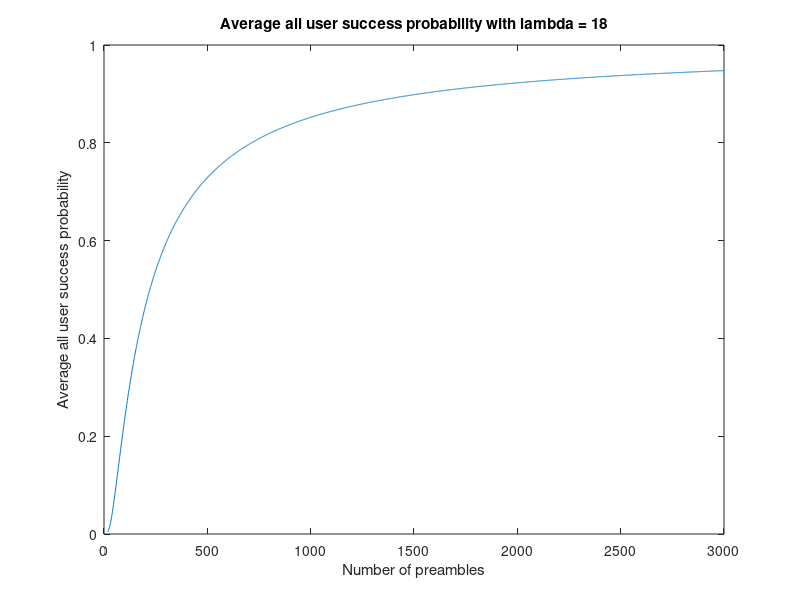
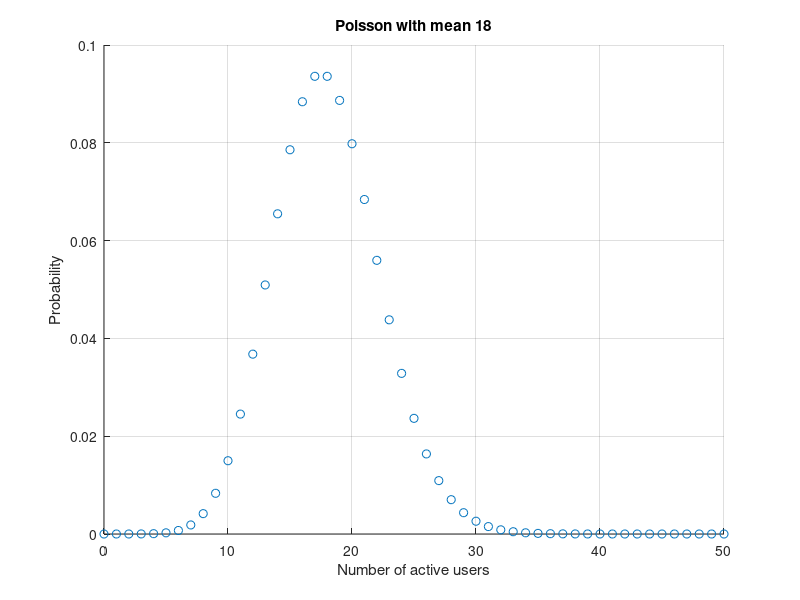
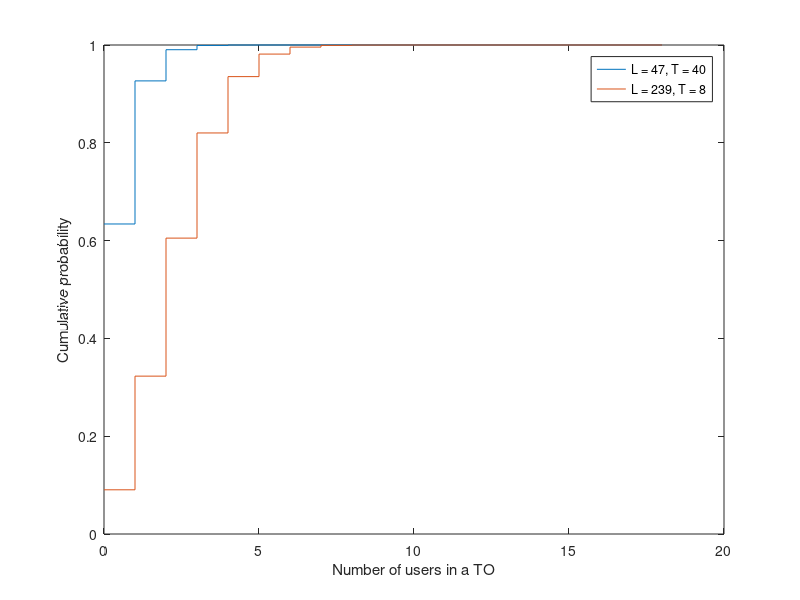

The MATLAB source for these figures, in order:
clear all;
lambd = 18;
L     = [47,239];
T     = [40,8];
N     = L-1;
N_fft = 512;

%% Average all user success probability
close all;
N_p    = lambd:3000;
for n = 1:length(N_p)
    all_su(n) = exp(-lambd)*(1+lambd/N_p(n))^N_p(n);
end
figure;
plot(N_p,all_su);
title('Average all user success probability with lambda = 18');
xlabel('Number of preambles');
ylabel('Average all user success probability');

%% Poisson PMF
x   = 0:50;
PMF = poisspdf(x,lambd);
figure;
scatter(x,PMF,'Marker',"o");
title('Poisson with mean 18');
xlabel('Number of active users');
ylabel('Probability');
grid on;
%% CDF of number sof users in any TO
figure;
k = 0:lambd;
for t = 1:length(T)
    cdf = binocdf(k,lambd,1/T(t));
    stairs(k,cdf,'DisplayName',sprintf('L = %d, T = %d',L(t),T(t)));
    xlabel('Number of users in a TO');
    ylabel('Cumulative probability');
    hold on;
    K(t) = find(cdf>=0.99,1,'first')-1;
end
hold off;
legend show;

%% Complexity 
for i = 1:length(L)
    Conv = N(i)*(6*L(i) + (34/9)*N_fft*log2(N_fft));
    DNN  = 32*L(i)^2 + 4*L(i)*N(i) + K(i)*(6*L(i) + (34/9)*N_fft*log2(N_fft));
    factor(i) = Conv/DNN;
end